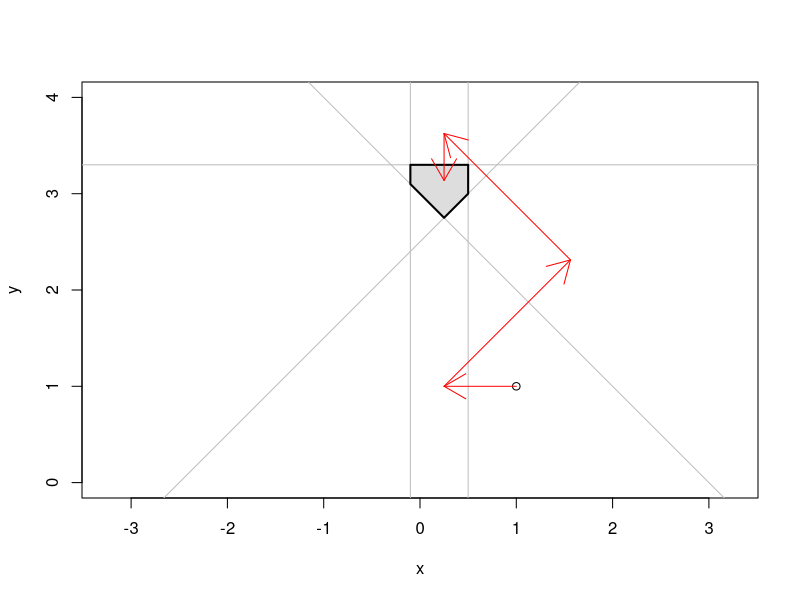
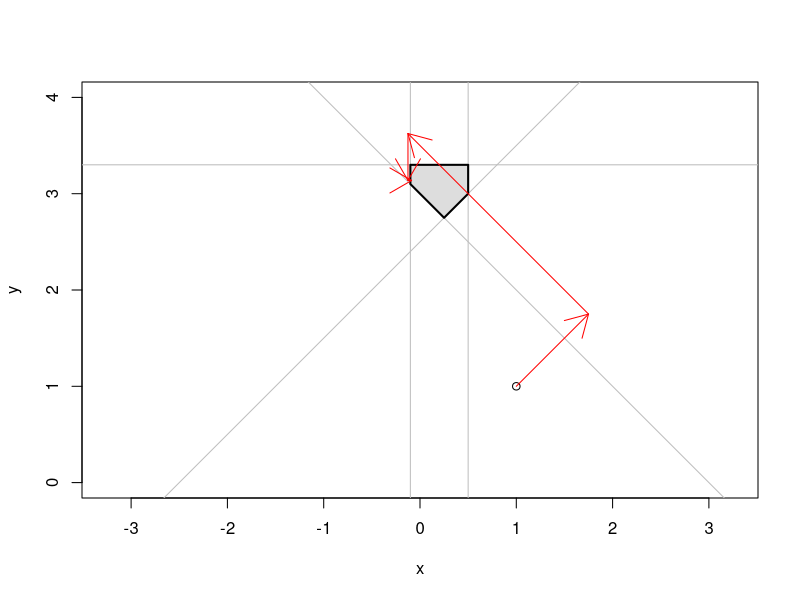
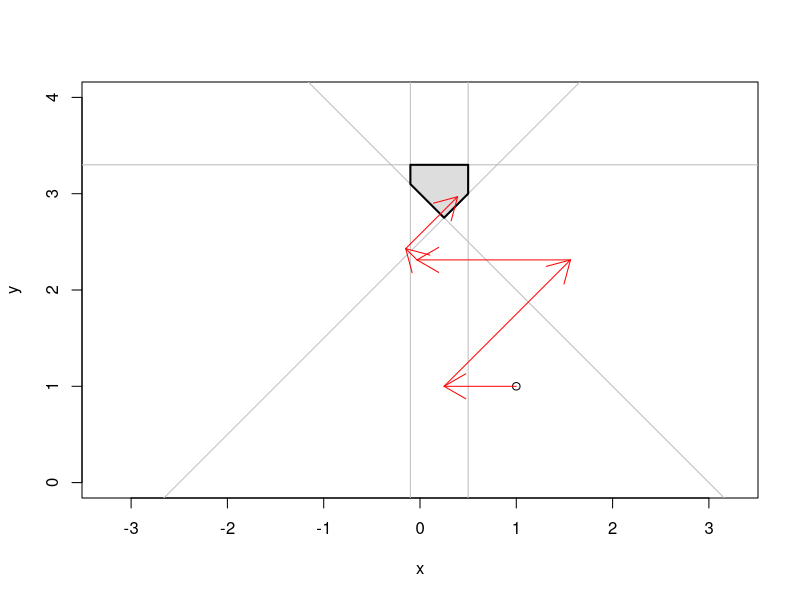

Write R code to recreate these figures, in order.

drawrestr <- function() {
  R <- matrix(c(-1,-1,1,-1,1,0,-1,0,0,1),ncol=2,byrow=T)
  r <- matrix(c(-3,-2.5,0.5,0.1,3.3))
  # Intersections:
  poly_x <- c(-0.1, 0.5, 0.5, 0.25, -0.1)
  poly_y <- c( 3.3, 3.3, 3.0, 2.75, 3.1)
  rint <- r / R[,2]
  z <- c(1, 1)
  x <- z[1]
  y <- z[2]
  plot(x, y, xlim=c(-2,2), ylim=c(0,4), asp=1)
  P <- list()
  M <- list()
  for (i in 1:nrow(R)) {
    int <- rint[i,1]
    slope <- -R[i,1]/R[i,2]
    if (slope == Inf || slope == -Inf) abline(v=r[i]/R[i,1], col="gray")
    else abline(rint[i,1], -R[i,1]/R[i,2], col="gray")
  }
  polygon(poly_x, poly_y, lwd=2, col="#dddddd")
  
  
  pnext <- z
  restrs <- R %*% pnext - r
  count <- 0
  
  fixsample <- function(x, ...) x[sample.int(length(x), ...)]
  while (any(restrs > 0)) {
    count <- count + 1
    next_i <- fixsample(which(restrs > 0), 1)
    d <- (R[next_i,] %*% pnext - r[next_i]) / sum(R[next_i,]^2)
    vec <- 1.5 * -d * R[next_i,]
    arrows(pnext[1], pnext[2], pnext[1]+vec[1], pnext[2]+vec[2], col="red")
    pnext <- pnext + vec
    restrs <- R %*% pnext - r
  }
}

pdf("icv.pdf", onefile=T, width=5, height=5)
set.seed(123)
drawrestr()
set.seed(234)
drawrestr()
set.seed(348)
drawrestr()
dev.off()